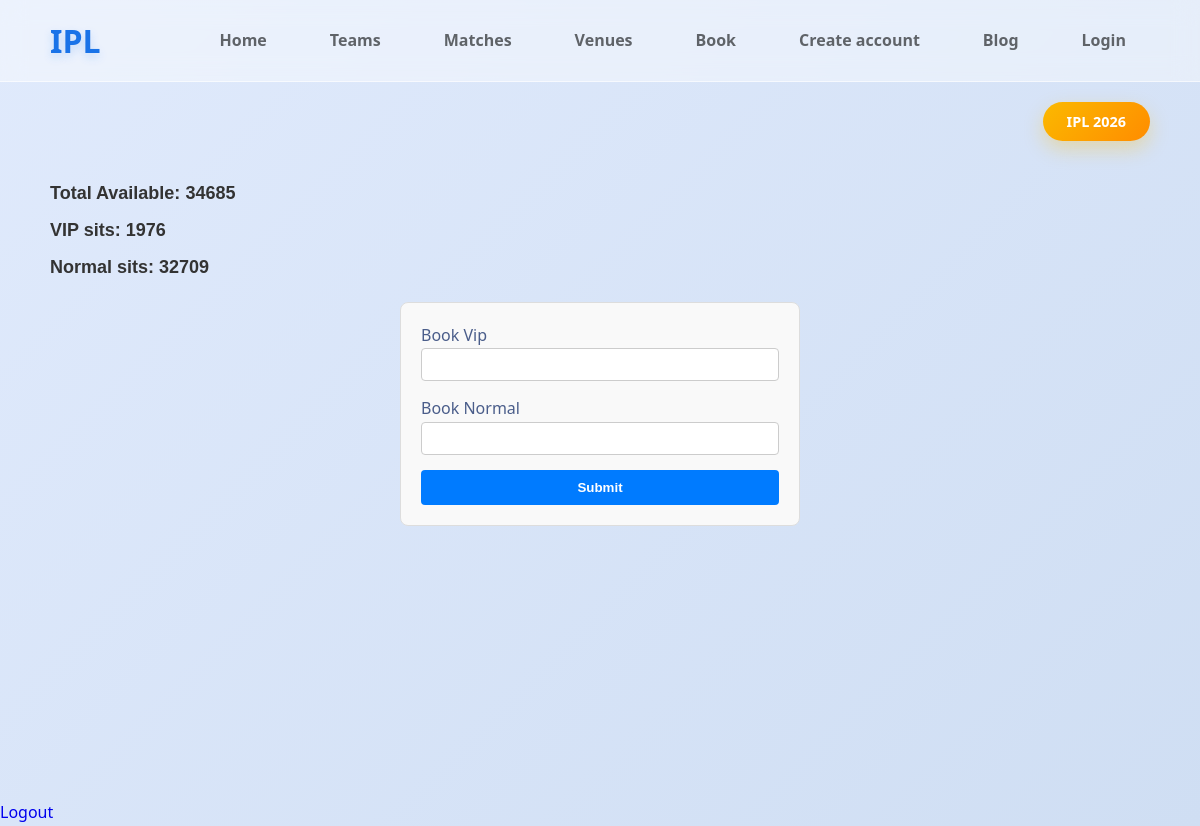
Before: /book/1/ (signed in) with the older database file.
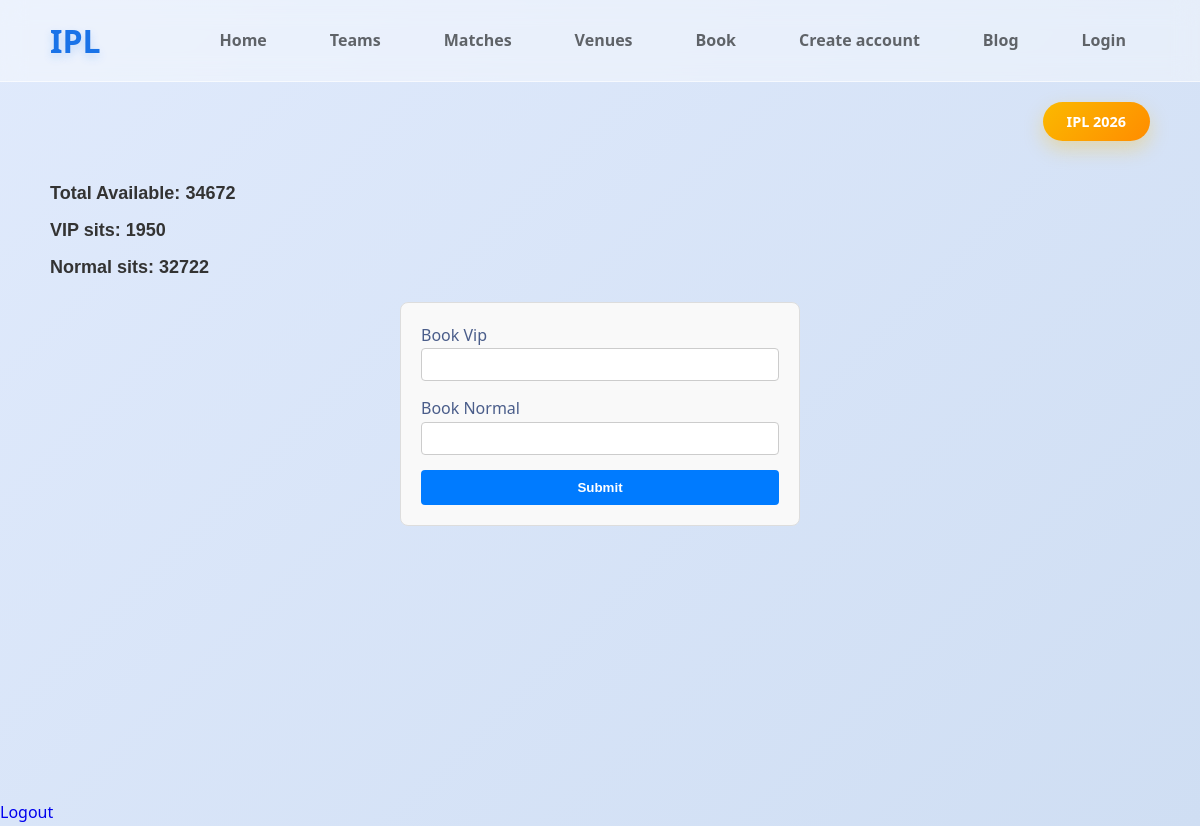
After: the same page with the newer database file.
### bigCameL/models.py (models this page shows, shortened)
class TotalSit(models.Model):
    sit_available = models.IntegerField()
    vip = models.IntegerField()
    normal = models.IntegerField()

### bigCameL/views.py (the view, shortened to what this page needs)
# urls.py: path("book/<int:user_id>/", views.booking, name="book"),
@login_required
def booking(request, user_id):
    sit_available = TotalSit.objects.all()
    return render(request, "pl/book.html" , {"form":BookingForm(request.POST), "total_available":sit_available})

### bigCameL/forms.py
class BookingForm(forms.ModelForm):
    class Meta:
        model = TotalBooked
        fields = ['vip','normal']
        widgets = {
            "vip":forms.NumberInput(attrs={'min':0}),
            "normal":forms.NumberInput(attrs={'min':0})
        }

### bigCameL/templates/pl/book.html (shortened to what this page needs)
{% extends 'pl/layout.html' %}
{% block body %}
    {% for available in total_available %}
        <h2>Total Available: {{ available.sit_available }} </h2>
        <h2>VIP sits: {{ available.vip }} </h2>
        <h2>Normal sits: {{ available.normal }} </h2>
    {% endfor %}
    <form method="POST">
        <lable>Book Vip</lable>
        {{ form.vip }}
        <lable>Book Normal</lable>
        {{ form.normal }}
        <input type="submit">
    </form>
{% endblock %}

Changed rows visible on the page:
changed TotalSit: sit_available "34685" → "34672"; vip "1976" → "1950"; normal "32709" → "32722"
